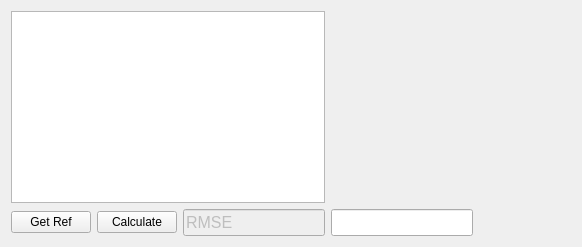
          <widget class="QWidget" name="tab_4">
           <attribute name="title">
            <string>I Value</string>
           </attribute>
           <layout class="QGridLayout" name="gridLayout_36">
            <item row="3" column="1">
             <widget class="QPushButton" name="Iv_calc_cal">
              <property name="text">
               <string>Calculate</string>
              </property>
             </widget>
            </item>
            <item row="3" column="3">
             <widget class="QLineEdit" name="Ivalue_RMSE_text">
              <property name="font">
               <font>
                <pointsize>12</pointsize>
               </font>
              </property>
             </widget>
            </item>
            <item row="0" column="3" colspan="4">
             <widget class="QWidget" name="Ivalue_plot_1" native="true"/>
            </item>
            <item row="1" column="3" colspan="4">
             <widget class="QWidget" name="Ivalue_plot_2" native="true"/>
            </item>
            <item row="3" column="2">
             <widget class="QLineEdit" name="Ivalue_RMSE">
              <property name="enabled">
               <bool>false</bool>
              </property>
              <property name="font">
               <font>
                <pointsize>12</pointsize>
               </font>
              </property>
              <property name="text">
               <string>RMSE</string>
              </property>
             </widget>
            </item>
            <item row="3" column="6">
             <spacer name="horizontalSpacer">
              <property name="orientation">
               <enum>Qt::Horizontal</enum>
              </property>
              <property name="sizeHint" stdset="0">
               <size>
                <width>40</width>
                <height>20</height>
               </size>
              </property>
             </spacer>
            </item>
            <item row="3" column="0">
             <widget class="QPushButton" name="Iv_get_ref">
              <property name="text">
               <string>Get Ref</string>
              </property>
             </widget>
            </item>
            <item row="0" column="0" rowspan="2" colspan="3">
             <widget class="QTableWidget" name="tableIv"/>
            </item>
            <item row="3" column="4">
             <spacer name="horizontalSpacer_26">
              <property name="orientation">
               <enum>Qt::Horizontal</enum>
              </property>
              <property name="sizeHint" stdset="0">
               <size>
                <width>40</width>
                <height>20</height>
               </size>
              </property>
             </spacer>
            </item>
           </layout>
          </widget>
